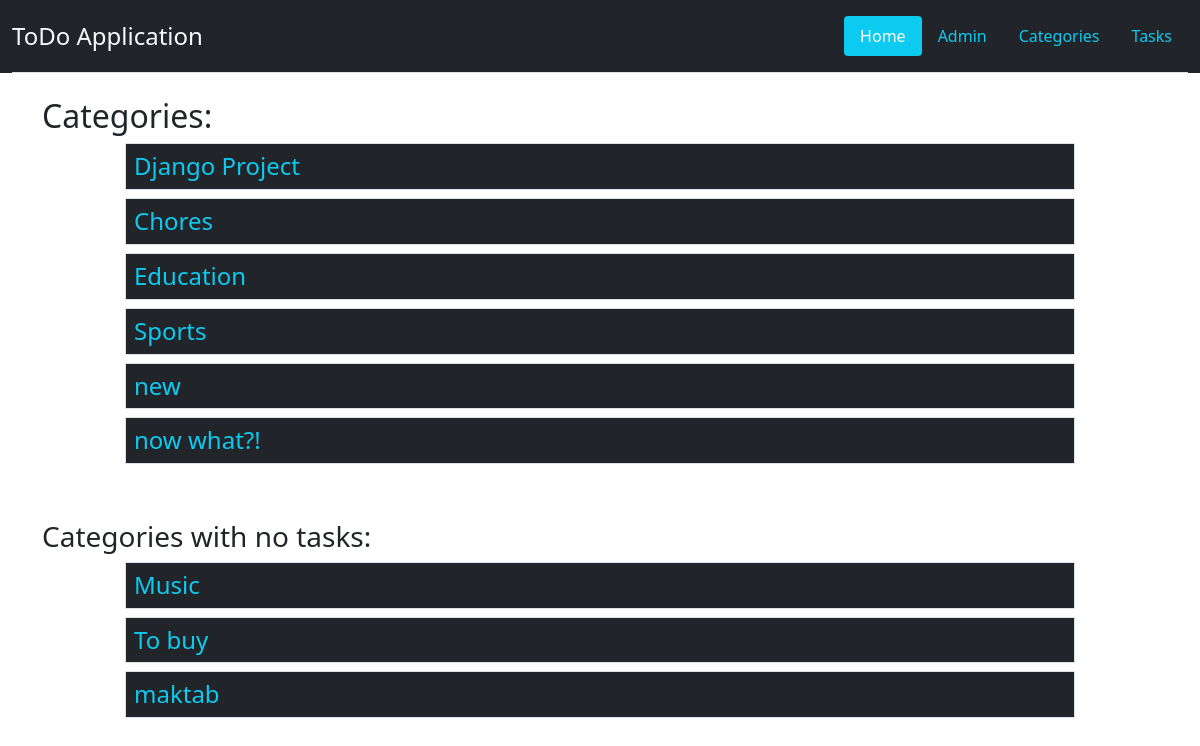
Page /categories/ on the committed database.
### todo/models.py (models this page shows, shortened)
class Category(models.Model):
    name = models.CharField(max_length=30)

### todo/views.py (the view)
# urls.py: path('categories/', CategoryListView.as_view(), name='category_list'),
class CategoryListView(ListView):
    model = Category
    not_used = Task.objects.no_task()
    template_name = 'todo/category_list.html'
    def get_context_data(self, **kwargs):
        context = super().get_context_data(**kwargs)
        context['all'] = self.model.objects.all()
        context['not_used'] = self.not_used
        return context

### templates/todo/category_list.html (shortened to what this page needs)
{% extends 'base.html' %}
{% block content %}
    <h2 class="">Categories:</h2>
    {% for category in all %}
        {% if category not in not_used %}
            <div class="row justify-content-around">
                <h4 class="col-10 p-2 border bg-dark">
                    <a class="text-decoration-none text-info" href="{% url 'category_detail' category.pk %}">
                        {{ category.name }}
                    </a>
                </h4>
            </div>
        {% endif %}
    {% endfor %}
<br><br>
    <h3 class="">Categories with no tasks:</h3>
    {% for category in not_used %}
            <div class="row justify-content-around">
                <h4 class="col-10 p-2 border bg-dark">
                    <a class="text-decoration-none text-info" href="{% url 'category_detail' category.pk %}">
                        {{ category.name }}
                    </a>
                </h4>
            </div>
    {% endfor %}
{% endblock content %}

### rows in the picture
Category: name "Django Project"
Category: name "Chores"
Category: name "Education"
Category: name "Sports"
Category: name "new"
Category: name "now what?!"
Category: name "Music"
Category: name "To buy"
Category: name "maktab"
